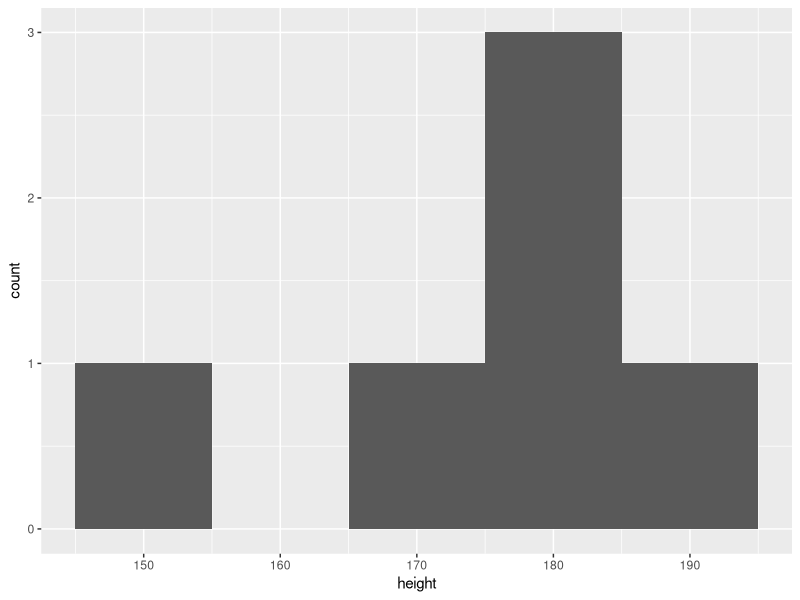
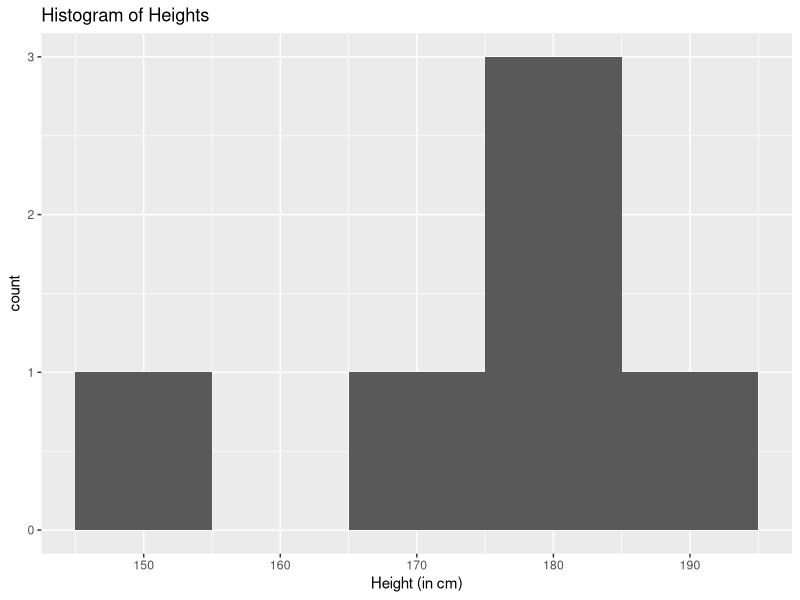
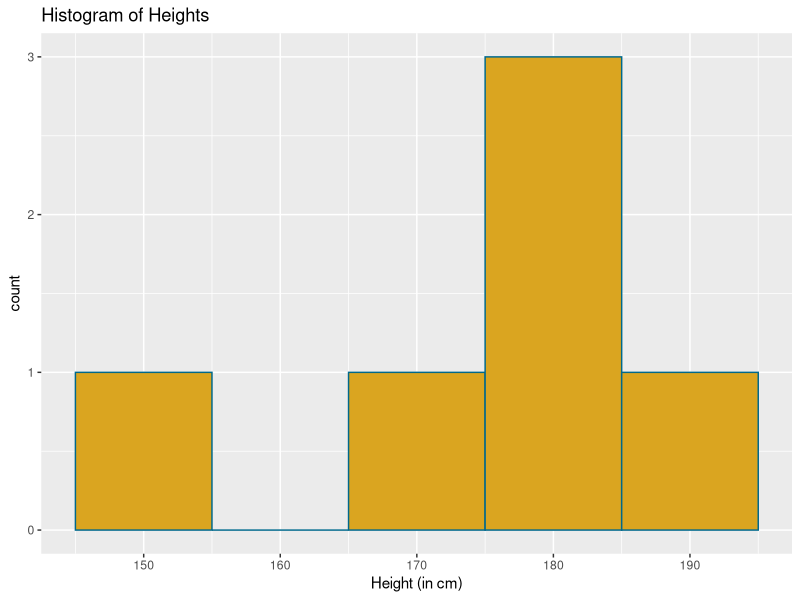
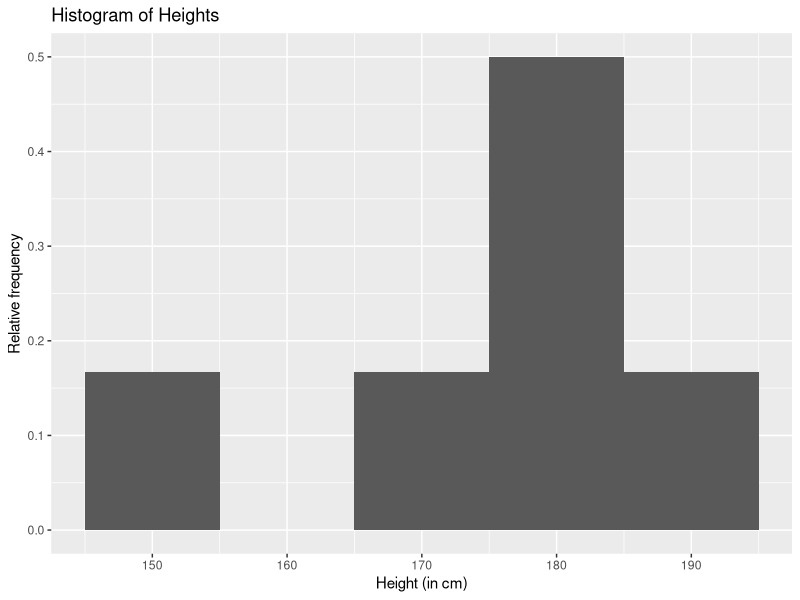
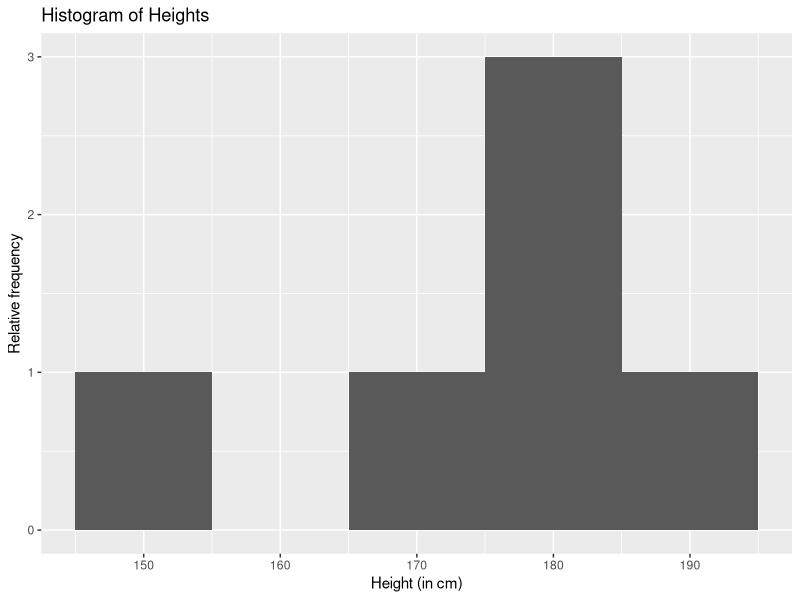

Source code (R) for these figures, in order:
# Always load your library from the library FIRST! 

library(ggplot2)

# Create a vector of heights

height <- c(171, 192, 183, 177, 154, 176)

# Format vector as a data frame.

height_df <- data.frame(height)

# Now create a histogram from your data frame.

h <- ggplot(height_df, aes(x = height))
h + geom_histogram(binwidth = 10)

#Let's add some labels!

h + geom_histogram(binwidth = 10) +
  ggtitle("Histogram of Heights") +
  xlab("Height (in cm)")

#To create color on the outlines of the bins and inside the bins:

h + geom_histogram(binwidth = 10, fill = "goldenrod", color = "deepskyblue4") +
  ggtitle("Histogram of Heights") + xlab("Height (in cm)")

#This creates a pretty graph!

#Relative Frequency!

h + geom_histogram(binwidth = 10, aes(y = ..count../sum(..count..))) +
  ggtitle("Histogram of Heights") + xlab("Height (in cm)") +
  ylab("Relative frequency")

# Another way to code the basic graph with relative frequency.

h + geom_histogram (binwidth = 10, aes (y = after_stat(count))) +
  ggtitle("Histogram of Heights") + xlab("Height (in cm)") +
  ylab("Relative frequency")


